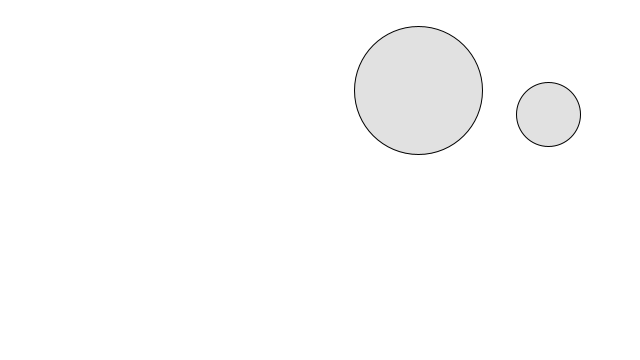
Frame 1 (no input)
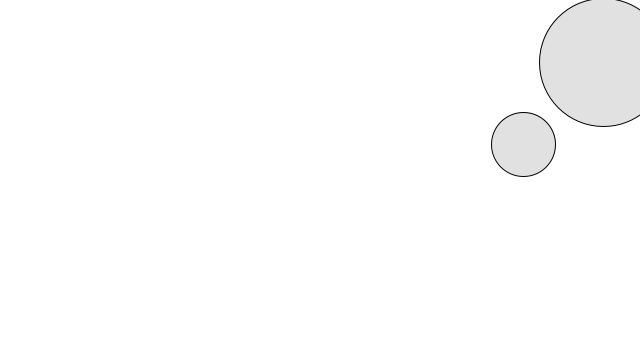
Frame 60 (the mouse pressed at the canvas centre just before this capture)
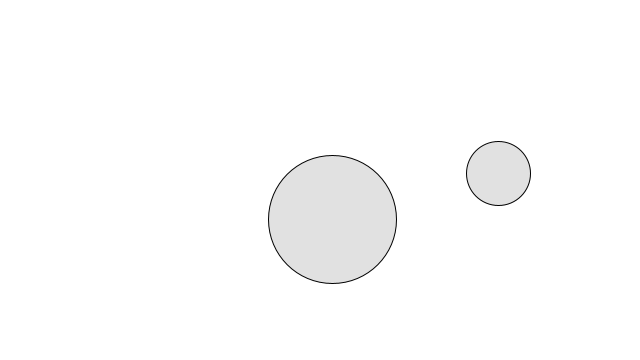
Frame 120 (the mouse held since frame 60 and released just before this capture)

The Processing sketch that drew these frames (run headless with seeded random() and noise(); from frame 60 on, the mouse is pressed at the canvas centre):

// Processing sketch: example_10_03_intersection
// ── example_10_03_intersection.pde
// Learning Processing
// Daniel Shiffman
// http://www.learningprocessing.com

// Example 10-3: Bouncing ball with intersection

// Two ball variables
Ball ball1;
Ball ball2;

void setup() {
  size(640, 360);

  // Initialize balls
  ball1 = new Ball(64);
  ball2 = new Ball(32);
}

void draw() {
  background(255);
  // Move and display balls
  ball1.move();
  ball2.move();

  if (ball1.intersect(ball2)) { // New! An object can have a function that takes another object as an argument. This is one way to have objects communicate. In this case they are checking to see if they intersect.
    ball1.highlight();
    ball2.highlight();
  }

  ball1.display();
  ball2.display();
}


// ── Ball.pde
// Learning Processing
// Daniel Shiffman
// http://www.learningprocessing.com

// Example 10-3: Bouncing ball with intersection

class Ball {

  float r; // radius
  float x, y;
  float xspeed, yspeed;
  color c = color(100, 50);

  // Constructor
  Ball(float tempR) {
    r = tempR;
    x = random(width);
    y = random(height);
    xspeed = random( -5, 5);
    yspeed = random( -5, 5);
  }

  void move() {
    x += xspeed; // Increment x
    y += yspeed; // Increment y

    // Check horizontal edges
    if (x > width || x < 0) {
      xspeed *= - 1;
    }

    // Check vertical edges
    if (y > height || y < 0) {
      yspeed *= - 1;
    }
  }

  // Whenever the balls are touching, this highlight() function is called 
  // and the color is darkened.
  void highlight() { 
    c = color(0, 150);
  }

  // Draw the ball
  void display() {
    stroke(0);
    fill(c);
    ellipse(x, y, r*2, r*2);
    // After the ball is displayed, the color is reset back to a darker gray.
    c = color(100, 50);
  }

  // A function that returns true or false based on whether two circles intersect
  // If distance is less than the sum of radii the circles touch
  boolean intersect(Ball b) {

    // Objects can be passed into functions as arguments too! 
    float distance = dist(x, y, b.x, b.y); // Calculate distance

    // Compare distance to sum of radii
    if (distance < r + b.r) {
      return true;
    } else {
      return false;
    }
  }
}
